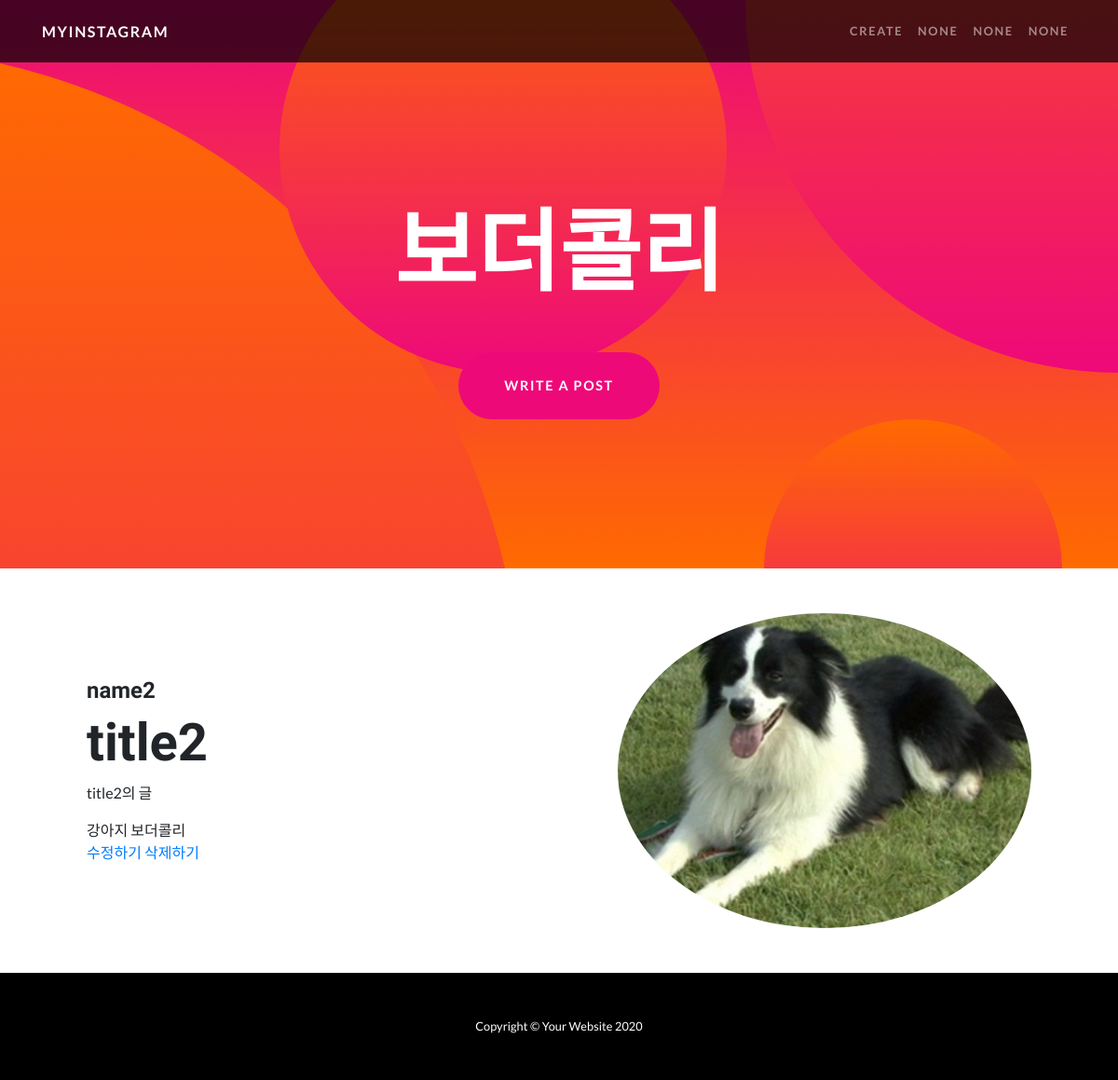
/hashtag/보더콜리, run on the app's committed database.
### appname/models.py (models this page shows, shortened)
class Hashtag(models.Model):
    name = models.CharField(max_length=50)

class Post(models.Model):
    title = models.CharField(max_length=200)
    content = models.TextField()
    image = models.ImageField(upload_to='images/', blank=True)
    writer = models.ForeignKey(settings.AUTH_USER_MODEL, on_delete=models.CASCADE, related_name="writer", default="")
    hashtag_field = models.CharField(max_length=200, blank=True)
    hashtags = models.ManyToManyField('Hashtag', blank=True)
    likes = models.ManyToManyField(settings.AUTH_USER_MODEL, related_name="likes")

class CustomUser(AbstractUser):
    def __str__(self):
        return self.username
    nickname = models.CharField(max_length=20)
    phone_number = models.CharField(max_length=20)

### appname/views.py (the view)
# urls.py: path('hashtag/<str:hashtag_name>', appname.views.hashtag, name='hashtag'),
def hashtag(request, hashtag_name):
    hashtag = get_object_or_404(Hashtag, name=hashtag_name)
    return render(request, 'appname/hashtag.html', {'hashtag': hashtag})

### appname/templates/appname/hashtag.html (shortened to what this page needs)
{% extends 'appname/base.html' %}
{% block header %}
<header class="masthead text-center text-white">
  <div class="masthead-content">
    <div class="container">
      <h1 class="masthead-heading mb-0">{{ hashtag.name }}</h1>
      <a href="/create" class="btn btn-primary btn-xl rounded-pill mt-5">write a post</a>
    </div>
  </div>
  <div class="bg-circle-1 bg-circle"></div>
  <div class="bg-circle-2 bg-circle"></div>
  <div class="bg-circle-3 bg-circle"></div>
  <div class="bg-circle-4 bg-circle"></div>
</header>
{% endblock %}
{% block content %}
{% for post in hashtag.post_set.all %}
<section>
  <div class="container">
    <div class="row align-items-center">
      <div class="col-lg-6 order-lg-2">
        <div class="p-5">
          {% if post.image %}
          <img class="img-fluid rounded-circle" src="{{ post.image.url }}" alt="">
          {% endif %}
        </div>
      </div>
      <div class="col-lg-6 order-lg-1">
        <div class="p-5">
          <h4 class="display-6">{{ post.writer }}</h4>
          <h2 class="display-4">{{post.title}}</h2>
          <p>{{post.content}}</p>
          <span>
          {% for hashtag in post.hashtags.all %}
            {{ hashtag.name }}
          {% endfor %}
          </<span>
          <br>
          <a href="{% url 'update' pk=post.pk %}"> 수정하기 </a>
          <a href="{% url 'delete' pk=post.pk %}"> 삭제하기 </a>
        </div>
      </div>
    </div>
  </div>
</section>
{% endfor %}
{% endblock %}

### data on the page
Hashtag: name "보더콜리"
Post: image (picture), writer "name2", title "title2", content "title2의 글"
Hashtag: name "강아지"
